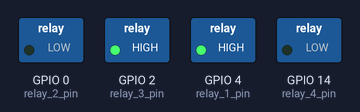
Recording of a sketch running on a simulated ESP8266 (NodeMCU). Parts: switched loads named in the sketch (green lamp = pin HIGH). WiFi joins after 1.5 s; servers stay silent unless stated; what the sketch prints to the serial monitor is not drawn.

Above: at 11.0 s.
At 21.0 s:
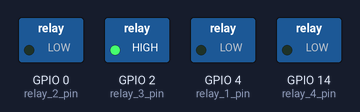
At 31.0 s:
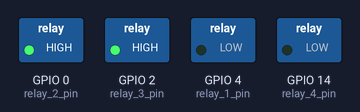
At 41.0 s:
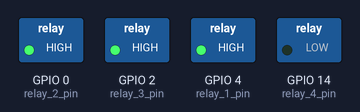
Timing chart, 0 to 53.5 s (numbered marks = the images above):
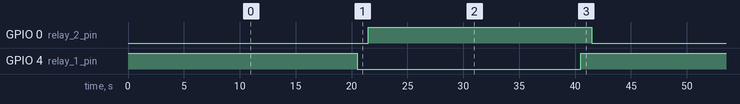

The sketch:

air_control_bin.ino
```cpp
/*
    ------------ AIR CONTROL ESP8266 ------------

    Software de controle do Robô Explorador
    Versão de Demosntração

    ---


Changelog:

10-08-2020 - Criação.
11-08-2020 - Mudança para ativação dos motores por PWM


 Baseado no Sketch de demonstração:
    This sketch demonstrates how to set up a simple HTTP-like server.
    The server will set a GPIO pin depending on the request
      http://server_ip/gpio/0 will set the GPIO2 low,
      http://server_ip/gpio/1 will set the GPIO2 high
    server_ip is the IP address of the ESP8266 module, will be
    printed to Serial when the module is connected.
*/

#include <ESP8266WiFi.h>

// Wifi Config
#ifndef STASSID
#define STASSID "GTI_2Ghz"
#define STAPSK  "eduardoemonica-legiao"
#endif

const char* ssid = STASSID;
const char* password = STAPSK;

// Create an instance of the server
// specify the port to listen on as an argument
WiFiServer server(80);

// Variables
int i;
unsigned int contador = 1;
unsigned int invert_relay_counter = 1;
const int relay_1_pin = 4; //PINO DIGITAL UTILIZADO PELO RELÊ 1
const int relay_2_pin = 0; //PINO DIGITAL UTILIZADO PELO RELÊ 1
const int relay_3_pin = 2; //PINO DIGITAL UTILIZADO PELO RELÊ 1
const int relay_4_pin = 14; //PINO DIGITAL UTILIZADO PELO RELÊ 1
// const int analog_pin_1 = A0;
float sensor_1_rawdata_map;

// Relay Status / 0 = OFF / 1 = ON
int relay_1_status = 1;
int relay_2_status = 0;
int relay_3_status = 0;
int relay_4_status = 0;

// Relay Erros Status / 0 = OK / 1 = Failure
int relay_1_error = 0;
int relay_2_error = 0;
int relay_3_error = 0;
int relay_4_error = 0;

String readString = String(30); //VARIÁVEL PARA BUSCAR DADOS NO ENDEREÇO (URL)
// --------- Configuração  ------------
void setup() {
  Serial.begin(115200);

  // Pins mode Initialize
  pinMode(relay_1_pin, OUTPUT);
  pinMode(relay_2_pin, OUTPUT);
  pinMode(relay_3_pin, OUTPUT);
  pinMode(relay_4_pin, OUTPUT);

  // Pins State Initialize
  digitalWrite(relay_1_pin, 1);
  digitalWrite(relay_2_pin, 0);
  digitalWrite(relay_3_pin, 1);
  digitalWrite(relay_4_pin, 0);

  // Sensor Pin Initialize
  //pinMode(A0, INPUT);  // Sensor 1

  // Connect to WiFi network  - DEBUG
  /* Serial.println();
  Serial.println();
  Serial.print(F("Connecting to "));
  Serial.println(ssid);
*/
  WiFi.mode(WIFI_STA);
  WiFi.begin(ssid, password);

  while (WiFi.status() != WL_CONNECTED) {
    delay(500);
    Serial.print(F("."));
  }
  Serial.println();
  Serial.println(F("WiFi connected"));

  // Start the server
  server.begin();
  Serial.println(F("Server started"));

  // Print the IP address
  Serial.println(WiFi.localIP());
}

// ------------- Loop Principal --------------
void loop() {

// Relay inversion counter
if ( invert_relay_counter >= 20 && relay_1_error == 0 && relay_2_error == 0){

  digitalWrite(relay_1_pin, !digitalRead(relay_1_pin));
  delay(1000);
  digitalWrite(relay_2_pin, !digitalRead(relay_2_pin));
  invert_relay_counter = 1; // Reset Counter

  relay_1_status = digitalRead(relay_1_pin);
  relay_2_status = digitalRead(relay_2_pin);

  }

// READ SENSOR AND CONVERT DATA
// Serial.print(analogRead(A0));
sensor_1_rawdata_map = 10;
//float sensor_1_rawdata_map=map(sensor_1_rawdata, 0, 1023, 10, 50);

// Temp monitoring
if (sensor_1_rawdata_map >=26 && relay_1_error == 0 && relay_2_error == 0)
  {

    // Verify which relay is activated, and change error status to 1
    if (relay_1_status == 1)
    {
      relay_1_error = 1;
    } else { relay_2_error = 1; }

    digitalWrite(relay_1_pin, 1);
    digitalWrite(relay_2_pin, 1);

    relay_1_status = digitalRead(relay_1_pin);
    relay_2_status = digitalRead(relay_2_pin);
  }

  // Check if a client has connected
  WiFiClient client = server.available();
  if (client)
 {
      while (client.connected())
      {
        if(client.available())
          {
                        // HTTP CONNECTION HEADER
                        client.println("HTTP/1.1 200 OK");
                        client.println("Content-Type: text/html");
                        client.println("Server: Arduino");
                        // client.println("Connection: close");
                       // client.println();

                        // Create JSON File
                        client.println("{"); // Open Json
                        client.println("\"ID\":\"01\",");
                        client.println("\"LOCATION\":\"HEAA\",");
                        client.println("\"SENSOR_TEMP_1\":\"" + String(sensor_1_rawdata_map) + "\",");
                        client.println("\"RELAY_1_STATUS\":\"" + String(relay_1_status) + "\",");
                        client.println("\"RELAY_2_STATUS\":\"" + String(relay_2_status) + "\",");
                        client.println("\"RELAY_3_STATUS\":\"" + String(relay_3_status) + "\",");
                        client.println("\"RELAY_4_STATUS\":\"" + String(relay_4_status) + "\",");
                        client.println("\"RELAY_1_ERROR\":\"" + String(relay_1_error) + "\",");
                        client.println("\"RELAY_2_ERROR\":\"" + String(relay_2_error) + "\",");
                        client.println("\"RELAY_3_ERROR\":\"" + String(relay_3_error) + "\",");
                        client.println("\"RELAY_4_ERROR\":\"" + String(relay_4_error) + "\"");
                        //client.println(sensor_1_rawdata_map);
                        //client.println("\"");
                        client.println("}"); // End Json
                        //readString=""; //A VARIÁVEL É REINICIALIZADA
                        client.stop(); //FINALIZA A REQUISIÇÃO HTTP E DESCONECTA O CLIENTE

      }
    }
 }

  // Debug
  //Serial.println("Rele 1 ");
  //Serial.println(relay_1_status);
  //Serial.println("Rele 2 ");
  //Serial.println(relay_2_status);
  Serial.print(invert_relay_counter);
  invert_relay_counter +=1;

  // The client will actually be *flushed* then disconnected
  // when the function returns and 'client' object is destroyed (out-of-scope)
  // flush = ensure written data are received by the other side
  // Serial.println(F("Disconnecting from client"));
  delay(1000);
}
```

Measured:
- by itself, GPIO 0 (relay_2_pin), GPIO 4 (relay_1_pin): alternates HIGH for 20.0 s and LOW for 20.0 s
- by itself, everything shown: repeats every 40.0 s, in 4 steps
